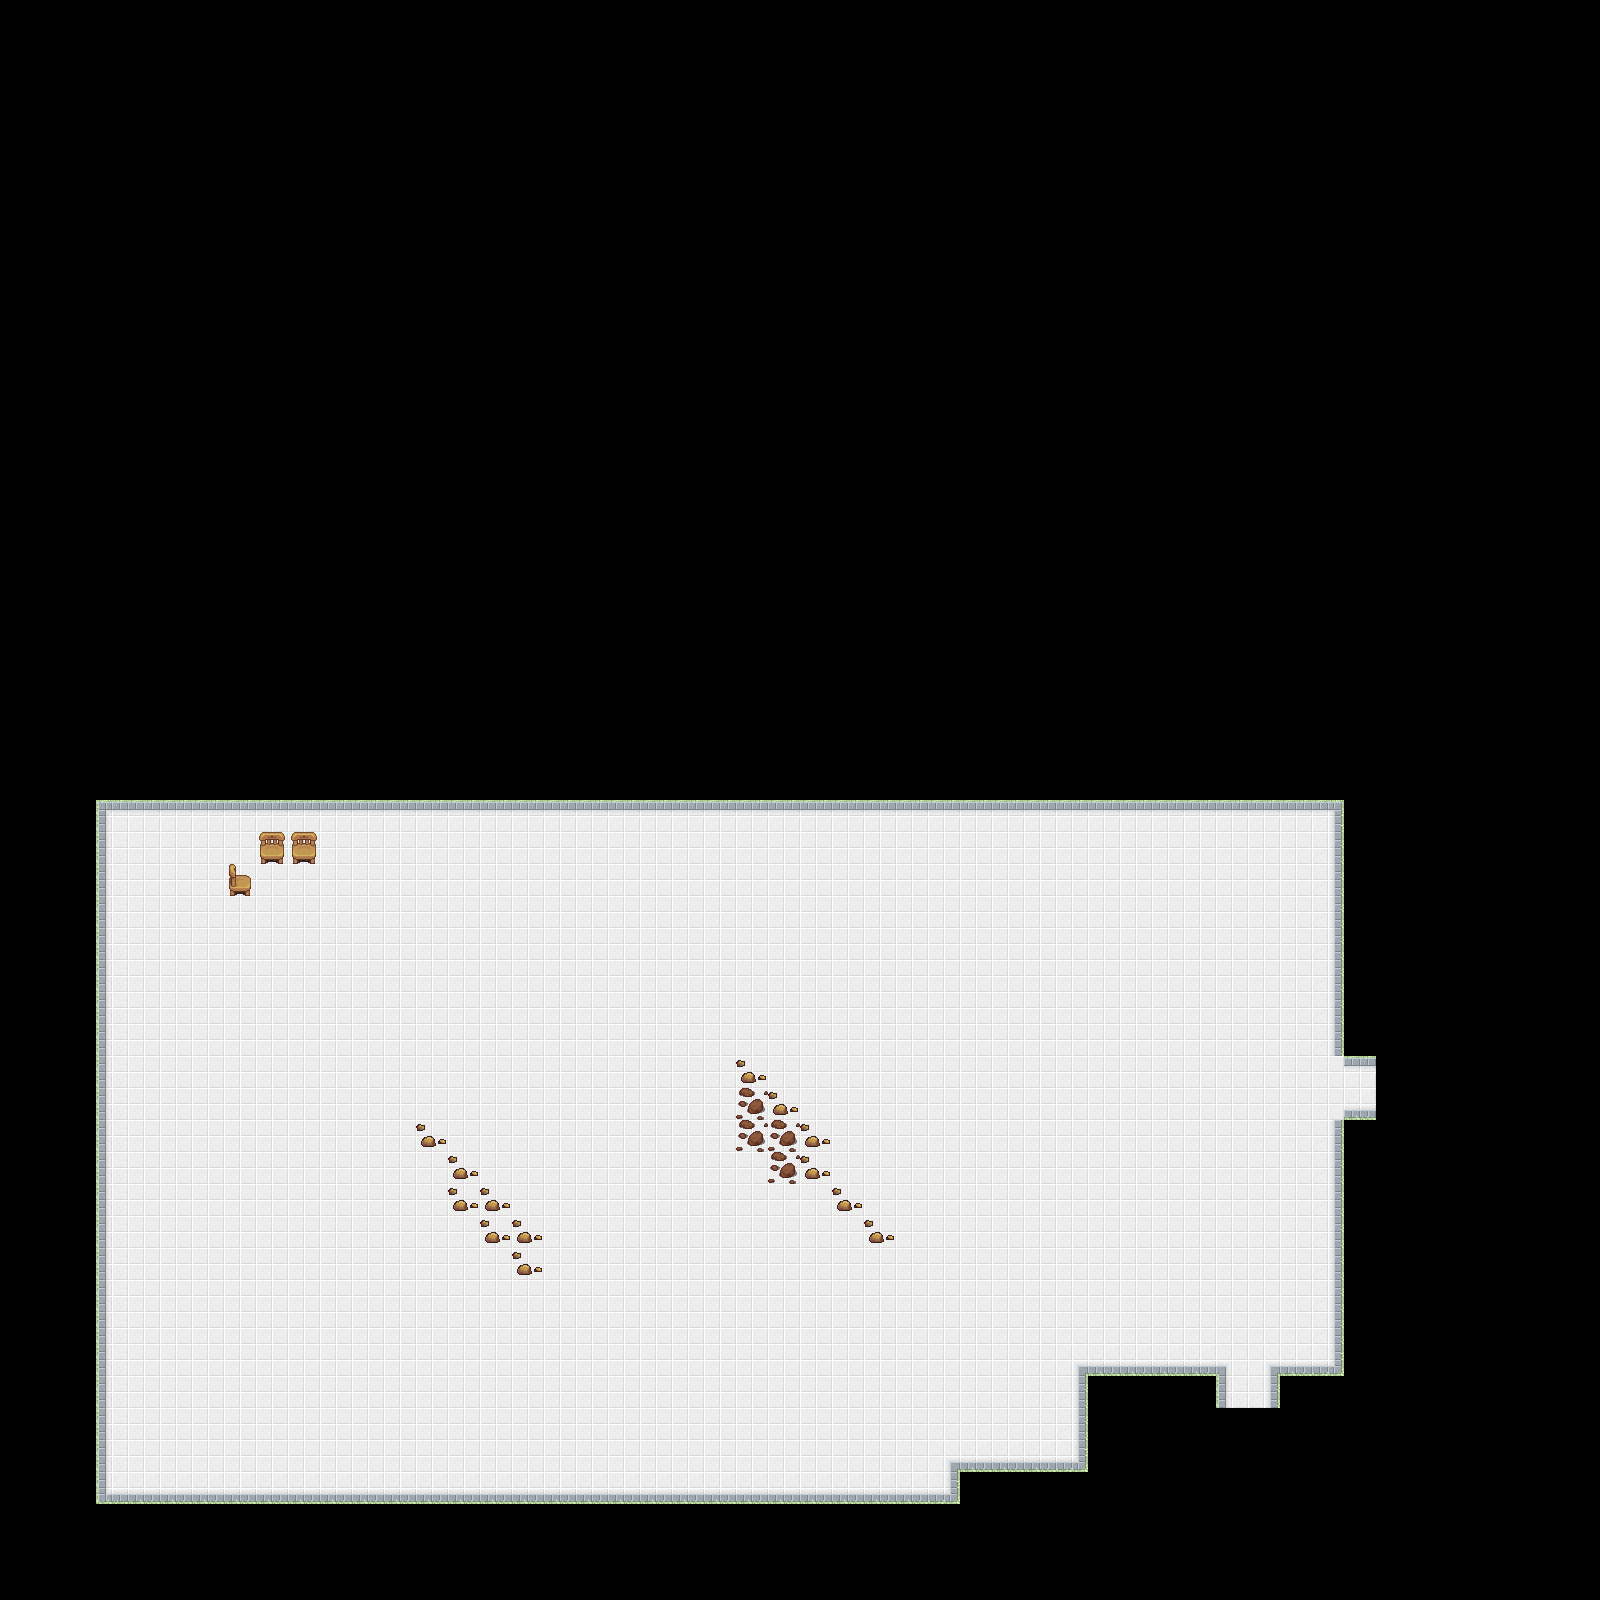

This game map was drawn from its Tiled (.tmx) file and the tilesets committed beside it. A one-line description and the trimmed map source follow:
An orthogonal 50x50 tile map with 32x32 px tiles, 2 tile layers (layout-layer, stuff-layer), 3 hidden layers not drawn, 3 tilesets.

<map version="1.2" tiledversion="1.2.1" orientation="orthogonal" renderorder="right-down" width="50" height="50" tilewidth="32" tileheight="32" infinite="0" nextlayerid="6" nextobjectid="1">
 <tileset firstgid="1" name="SpawnPointTileset" tilewidth="32" tileheight="32" tilecount="28" columns="4">
  <image source="SpawnPointTileset.png" trans="ff00ff" width="128" height="224" />
 </tileset>
 <tileset firstgid="29" name="finaltileset" tilewidth="32" tileheight="32" tilecount="2500" columns="23">
  <image source="finaltileset.png" trans="ff00ff" width="736" height="576" />
 </tileset>
 <tileset firstgid="2529" name="indexTileset" tilewidth="32" tileheight="32" tilecount="16" columns="4">
  <image source="indexTileset.png" trans="ff00ff" width="128" height="128" />
 </tileset>
 <layer id="1" name="layout-layer" width="50" height="50">
  <data>[2500 cells, 827 non-empty, 12 distinct tile ids]</data>
 </layer>
 <layer id="5" name="stuff-layer" width="50" height="50">
  <data>[2500 cells, 20 non-empty, 4 distinct tile ids]</data>
 </layer>
 <layer id="4" name="spawn-layer" width="50" height="50" visible="0">
  <data>[2500 cells, 144 non-empty, 5 distinct tile ids]</data>
 </layer>
 <layer id="3" name="room-index-layer" width="50" height="50" visible="0">
  <data>[2500 cells, 4 non-empty, 2 distinct tile ids]</data>
 </layer>
 <layer id="2" name="player-spawn-layer" width="50" height="50" visible="0">
  <data>[2500 cells, 3 non-empty, 3 distinct tile ids]</data>
 </layer>
</map>
